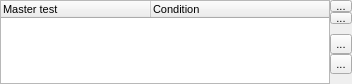
<?xml version="1.0" encoding="UTF-8"?>
<ui version="4.0">
 <class>MasterTestsEditWidget</class>
 <widget class="QWidget" name="MasterTestsEditWidget">
  <property name="geometry">
   <rect>
    <x>0</x>
    <y>0</y>
    <width>352</width>
    <height>84</height>
   </rect>
  </property>
  <property name="font">
   <font>
    <pointsize>8</pointsize>
   </font>
  </property>
  <layout class="QHBoxLayout" name="horizontalLayout">
   <property name="spacing">
    <number>0</number>
   </property>
   <property name="leftMargin">
    <number>0</number>
   </property>
   <property name="topMargin">
    <number>0</number>
   </property>
   <property name="rightMargin">
    <number>0</number>
   </property>
   <property name="bottomMargin">
    <number>0</number>
   </property>
   <item>
    <widget class="QTreeWidget" name="treeMasterTests">
     <property name="rootIsDecorated">
      <bool>false</bool>
     </property>
     <property name="columnCount">
      <number>2</number>
     </property>
     <attribute name="headerDefaultSectionSize">
      <number>150</number>
     </attribute>
     <column>
      <property name="text">
       <string>Master test</string>
      </property>
     </column>
     <column>
      <property name="text">
       <string>Condition</string>
      </property>
     </column>
    </widget>
   </item>
   <item>
    <layout class="QVBoxLayout" name="loMasterTestsButtons">
     <property name="spacing">
      <number>0</number>
     </property>
     <item>
      <widget class="QToolButton" name="btnMasterTestUp">
       <property name="maximumSize">
        <size>
         <width>22</width>
         <height>12</height>
        </size>
       </property>
       <property name="text">
        <string>...</string>
       </property>
       <property name="icon">
        <iconset resource="../../qHostMonitor.qrc">
         <normaloff>:/img/up.png</normaloff>:/img/up.png</iconset>
       </property>
      </widget>
     </item>
     <item>
      <widget class="QToolButton" name="btnMasterTestDown">
       <property name="maximumSize">
        <size>
         <width>22</width>
         <height>12</height>
        </size>
       </property>
       <property name="text">
        <string>...</string>
       </property>
       <property name="icon">
        <iconset resource="../../qHostMonitor.qrc">
         <normaloff>:/img/down.png</normaloff>:/img/down.png</iconset>
       </property>
      </widget>
     </item>
     <item>
      <spacer name="verticalSpacer_4">
       <property name="orientation">
        <enum>Qt::Vertical</enum>
       </property>
       <property name="sizeHint" stdset="0">
        <size>
         <width>20</width>
         <height>40</height>
        </size>
       </property>
      </spacer>
     </item>
     <item>
      <widget class="QToolButton" name="btnMasterTestAdd">
       <property name="maximumSize">
        <size>
         <width>22</width>
         <height>22</height>
        </size>
       </property>
       <property name="toolTip">
        <string>Show tests tree</string>
       </property>
       <property name="statusTip">
        <string>Show tests tree</string>
       </property>
       <property name="text">
        <string>...</string>
       </property>
       <property name="icon">
        <iconset resource="../../qHostMonitor.qrc">
         <normaloff>:/img/new.png</normaloff>:/img/new.png</iconset>
       </property>
      </widget>
     </item>
     <item>
      <widget class="QToolButton" name="btnMasterTestDelete">
       <property name="maximumSize">
        <size>
         <width>22</width>
         <height>22</height>
        </size>
       </property>
       <property name="toolTip">
        <string>Show tests tree</string>
       </property>
       <property name="statusTip">
        <string>Show tests tree</string>
       </property>
       <property name="text">
        <string>...</string>
       </property>
       <property name="icon">
        <iconset resource="../../qHostMonitor.qrc">
         <normaloff>:/img/trash.png</normaloff>:/img/trash.png</iconset>
       </property>
      </widget>
     </item>
     <item>
      <spacer name="verticalSpacer_3">
       <property name="orientation">
        <enum>Qt::Vertical</enum>
       </property>
       <property name="sizeHint" stdset="0">
        <size>
         <width>20</width>
         <height>40</height>
        </size>
       </property>
      </spacer>
     </item>
    </layout>
   </item>
  </layout>
 </widget>
 <resources>
  <include location="../../qHostMonitor.qrc"/>
  <include location="../../qHostMonitor.qrc"/>
 </resources>
 <connections/>
</ui>
